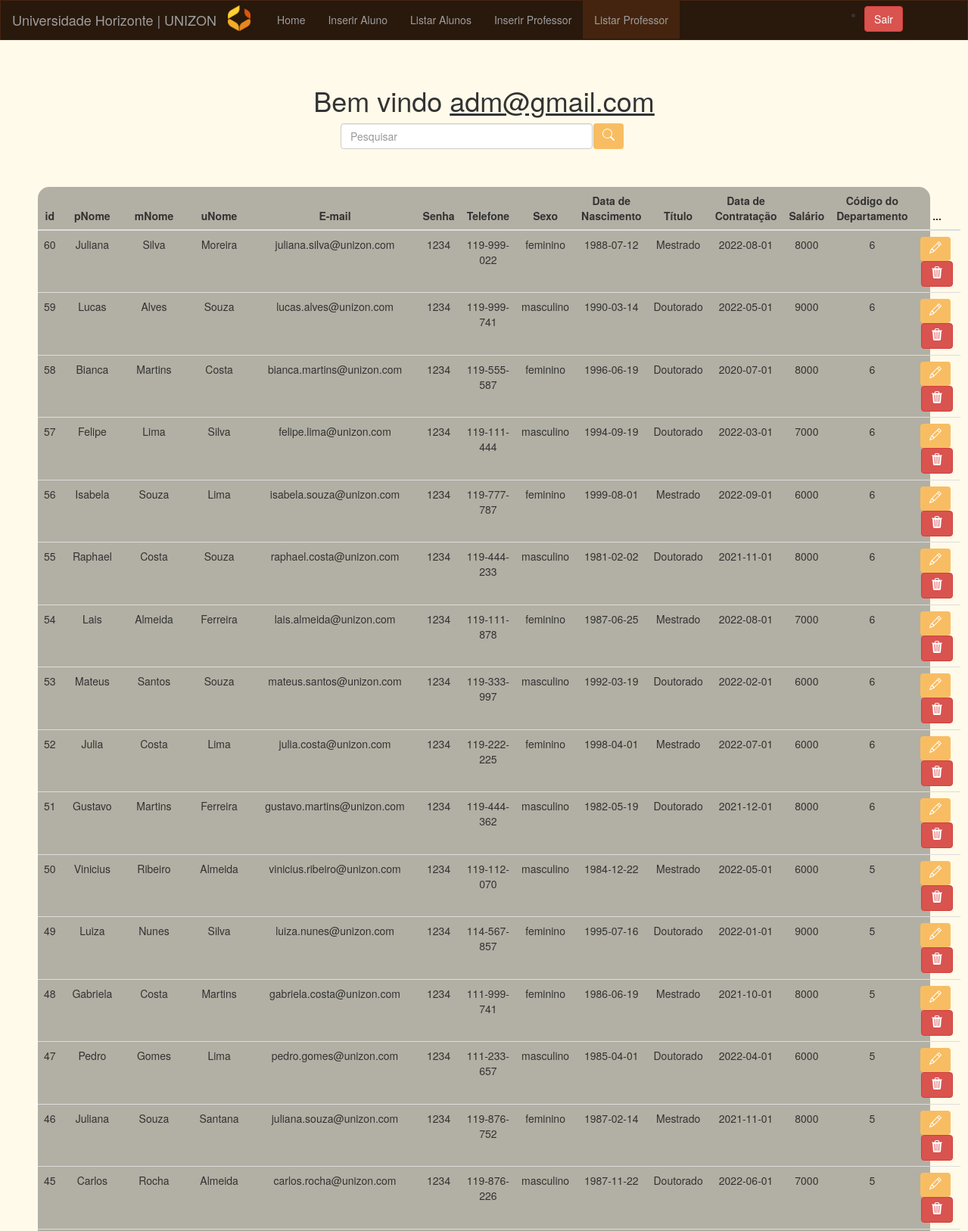
The app's page /listarProf.php (signed in, upper part) with its own data.
### tables this page shows
CREATE TABLE professor (
    id INT NOT NULL AUTO_INCREMENT,
    pNome VARCHAR(30) NOT NULL,
    mNome VARCHAR(30) NOT NULL,
    uNome VARCHAR(30) NOT NULL,
    dataNasc DATE NOT NULL,
    sexo VARCHAR (30) NOT NULL,
    email VARCHAR(50) NOT NULL,
    senha VARCHAR(50) NOT NULL, 
    telefone VARCHAR(12),
    titulo VARCHAR(10),
    dataContratacao DATE NOT NULL,
    salario FLOAT NOT NULL,
    codDep INT NOT NULL,
    FOREIGN KEY (codDep) REFERENCES departamento(codDep) ON UPDATE CASCADE ON DELETE CASCADE,
    PRIMARY KEY(id)
);

### listarProf.php (the view, shortened to what this page needs)
<?php
    include('config.php');
    $logado = $_SESSION['email'];
    if(!empty($_GET['search']))
    {
        $data = $_GET['search'];
        $sql = "SELECT * FROM professor WHERE id LIKE '%$data%' or pNome LIKE '%$data%' or mNome LIKE '%$data%' or uNome LIKE '%$data%' or dataNasc LIKE '%$data%' or sexo LIKE '%$data%' or email LIKE '%$data%' or telefone LIKE '%$data%' or titulo LIKE '%$data%' or dataContratacao LIKE '%$data%' or salario LIKE '%$data%' or codDep LIKE '%$data%' ORDER BY id DESC";
    }
    else
    {
        $sql = "SELECT * FROM professor ORDER BY id DESC";
    }
    $result = $conexao->query($sql);
?>
<!DOCTYPE html>
<html>
<head>
  <link rel="stylesheet" href="https://maxcdn.bootstrapcdn.com/bootstrap/3.3.7/css/bootstrap.min.css">
</head>
<body>
<nav class="navbar navbar-inverse">
         <div class="container-fluid">
            <div class="navbar-header">
               <img class="logo" src="icone.png">
               <a href="#" class="navbar-brand" href="#">Universidade Horizonte | UNIZON </a>
            </div>
            <div class="collapse navbar-collapse" id="mainNavBar">
               <ul class="nav navbar-nav">
                  <li><a href="homeADM.php">Home</a></li>
                  <li><a href="inserirAluno.php">Inserir Aluno</a></li>
                  <li ><a href="listarAlunos.php">Listar Alunos</a></li>
                  <li><a href="inserirProf.php">Inserir Professor</a></li>
                  <li class="ativo"><a href="listarProf.php">Listar Professor</a></li>
               </ul>
               <ul class="navbar-right d-flex">
                  <li><a href="sair.php" class="direita btn btn-danger ">Sair</a></li>
               </ul>
            </div>
         </div>
      </nav>
      <br>
      <?php
        echo "<h1>Bem vindo <u>$logado</u></h1>";
      ?>
    <div class="box-search">
            <input type="earch" class="form-control" placeholder="Pesquisar" id="pesquisar">
            <button onclick="searchData()" class="btn btn-primary">
            </button>
        </div>
        <div class="tabela">
                <table class="table">
                    <thead>
                        <tr>
                            <th scope="col">id</th>
                            <th scope="col">pNome</th>
                            <th scope="col">mNome</th>
                            <th scope="col">uNome</th>
                            <th scope="col">E-mail</th>
                            <th scope="col">Senha</th>
                            <th scope="col">Telefone</th>
                            <th scope="col">Sexo</th>
                            <th scope="col">Data de Nascimento</th>
                            <th scope="col">Título</th>
                            <th scope="col">Data de Contratação</th>
                            <th scope="col">Salário</th>
                            <th scope="col">Código do Departamento</th>
                            <th scope="col">...</th>
                        </tr>
                    </thead>
                    <tbody>
                        <?php
                            while($user_data = mysqli_fetch_assoc($result))
                            {
                                echo "<tr>";
                                echo "<td>".$user_data['id']."</td>";
                                echo "<td>".$user_data['pNome']."</td>";
                                echo "<td>".$user_data['mNome']."</td>";
                                echo "<td>".$user_data['uNome']."</td>";
                                echo "<td>".$user_data['email']."</td>";
                                echo "<td>".$user_data['senha']."</td>";
                                echo "<td>".$user_data['telefone']."</td>";
                                echo "<td>".$user_data['sexo']."</td>";
                                echo "<td>".$user_data['dataNasc']."</td>";
                                echo "<td>".$user_data['titulo']."</td>";
                                echo "<td>".$user_data['dataContratacao']."</td>";
                                echo "<td>".$user_data['salario']."</td>";
                                echo "<td>".$user_data['codDep']."</td>";
                                echo "<td>
                                    <a class='btn btn-primary' href='editProf.php?id=$user_data[id]'>
                                    <svg xmlns='http://www.w3.org/2000/svg' width='16' height='16' fill='currentColor' class='bi bi-pencil' viewBox='0 0 16 16'>
                                    <path d='M12.146.146a.5.5 0 0 1 .708 0l3 3a.5.5 0 0 1 0 .708l-10 10a.5.5 0 0 1-.168.11l-5 2a.5.5 0 0 1-.65-.65l2-5a.5.5 0 0 1 .11-.168l10-10zM11.207 2.5 13.5 4.793 14.793 3.5 12.5 1.207 11.207 2.5zm1.586 3L10.5 3.207 4 9.707V10h.5a.5.5 0 0 1 .5.5v.5h.5a.5.5 0 0 1 .5.5v.5h.293l6.5-6.5zm-9.761 5.175-.106.106-1.528 3.821 3.821-1.528.106-.106A.5.5 0 0 1 5 12.5V12h-.5a.5.5 0 0 1-.5-.5V11h-.5a.5.5 0 0 1-.468-.325z'/>
                                    </svg>
                                    <a class='btn btn-danger' href='deleteProf.php?id=$user_data[id]'>
                                    <svg xmlns='http://www.w3.org/2000/svg' width='16' height='16' fill='currentColor' class='bi bi-trash3-fill' viewBox='0 0 16 16'>
                                    <path d='M11 1.5v1h3.5a.5.5 0 0 1 0 1h-.538l-.853 10.66A2 2 0 0 1 11.115 16h-6.23a2 2 0 0 1-1.994-1.84L2.038 3.5H1.5a.5.5 0 0 1 0-1H5v-1A1.5 1.5 0 0 1 6.5 0h3A1.5 1.5 0 0 1 11 1.5Zm-5 0v1h4v-1a.5.5 0 0 0-.5-.5h-3a.5.5 0 0 0-.5.5ZM4.5 5.029l.5 8.5a.5.5 0 1 0 .998-.06l-.5-8.5a.5.5 0 1 0-.998.06Zm6.53-.528a.5.5 0 0 0-.528.47l-.5 8.5a.5.5 0 0 0 .998.058l.5-8.5a.5.5 0 0 0-.47-.528ZM8 4.5a.5.5 0 0 0-.5.5v8.5a.5.5 0 0 0 1 0V5a.5.5 0 0 0-.5-.5Z'/>
                                    </svg>
                                </td>";
                                echo "<tr>";
                            }
                        ?>
                    </tbody>
            </table>
        </div>
</body>
</html>

### listarProf.php (style rules this page uses)
body { text-align: center; background-color: #fffaea; }
.navbar { border-radius: 0%; background-color: #29180c; border-color: #44240e; }
.ativo { background-color: #44240e; }
.direita { margin-top: 7px; margin-right: 70px; }
.tabela { margin: 50px; background: rgba(0,0,0,0.3); border-radius: 15px 15px 0px 0px; }
.tabela th { text-align: center; }
.btn-primary { margin-right: 5px; background-color: #f8bd62; border: #f8bd62; }
.logo { width: 30px; margin-top: 6px; margin-right: 20px; }
.form-control { width: 26%; }
.box-search { display: flex; justify-content: center; gap: .1%; }

### records on screen
professor: id "60", pNome "Juliana", mNome "Silva", uNome "Moreira", email "juliana.silva@unizon.com", senha "1234", telefone "119-999-022", sexo "feminino", dataNasc "1988-07-12", titulo "Mestrado", dataContratacao "2022-08-01", salario "8000", codDep "6"
professor: id "59", pNome "Lucas", mNome "Alves", uNome "Souza", email "lucas.alves@unizon.com", senha "1234", telefone "119-999-741", sexo "masculino", dataNasc "1990-03-14", titulo "Doutorado", dataContratacao "2022-05-01", salario "9000", codDep "6"
professor: id "58", pNome "Bianca", mNome "Martins", uNome "Costa", email "bianca.martins@unizon.com", senha "1234", telefone "119-555-587", sexo "feminino", dataNasc "1996-06-19", titulo "Doutorado", dataContratacao "2020-07-01", salario "8000", codDep "6"
professor: id "57", pNome "Felipe", mNome "Lima", uNome "Silva", email "felipe.lima@unizon.com", senha "1234", telefone "119-111-444", sexo "masculino", dataNasc "1994-09-19", titulo "Doutorado", dataContratacao "2022-03-01", salario "7000", codDep "6"
professor: id "56", pNome "Isabela", mNome "Souza", uNome "Lima", email "isabela.souza@unizon.com", senha "1234", telefone "119-777-787", sexo "feminino", dataNasc "1999-08-01", titulo "Mestrado", dataContratacao "2022-09-01", salario "6000", codDep "6"
professor: id "55", pNome "Raphael", mNome "Costa", uNome "Souza", email "raphael.costa@unizon.com", senha "1234", telefone "119-444-233", sexo "masculino", dataNasc "1981-02-02", titulo "Doutorado", dataContratacao "2021-11-01", salario "8000", codDep "6"
professor: id "54", pNome "Lais", mNome "Almeida", uNome "Ferreira", email "lais.almeida@unizon.com", senha "1234", telefone "119-111-878", sexo "feminino", dataNasc "1987-06-25", titulo "Mestrado", dataContratacao "2022-08-01", salario "7000", codDep "6"
professor: id "53", pNome "Mateus", mNome "Santos", uNome "Souza", email "mateus.santos@unizon.com", senha "1234", telefone "119-333-997", sexo "masculino", dataNasc "1992-03-19", titulo "Doutorado", dataContratacao "2022-02-01", salario "6000", codDep "6"
professor: id "52", pNome "Julia", mNome "Costa", uNome "Lima", email "julia.costa@unizon.com", senha "1234", telefone "119-222-225", sexo "feminino", dataNasc "1998-04-01", titulo "Mestrado", dataContratacao "2022-07-01", salario "6000", codDep "6"
professor: id "51", pNome "Gustavo", mNome "Martins", uNome "Ferreira", email "gustavo.martins@unizon.com", senha "1234", telefone "119-444-362", sexo "masculino", dataNasc "1982-05-19", titulo "Doutorado", dataContratacao "2021-12-01", salario "8000", codDep "6"
professor: id "50", pNome "Vinicius", mNome "Ribeiro", uNome "Almeida", email "vinicius.ribeiro@unizon.com", senha "1234", telefone "119-112-070", sexo "masculino", dataNasc "1984-12-22", titulo "Mestrado", dataContratacao "2022-05-01", salario "6000", codDep "5"
professor: id "49", pNome "Luiza", mNome "Nunes", uNome "Silva", email "luiza.nunes@unizon.com", senha "1234", telefone "114-567-857", sexo "feminino", dataNasc "1995-07-16", titulo "Doutorado", dataContratacao "2022-01-01", salario "9000", codDep "5"
professor: id "48", pNome "Gabriela", mNome "Costa", uNome "Martins", email "gabriela.costa@unizon.com", senha "1234", telefone "111-999-741", sexo "feminino", dataNasc "1986-06-19", titulo "Mestrado", dataContratacao "2021-10-01", salario "8000", codDep "5"
professor: id "47", pNome "Pedro", mNome "Gomes", uNome "Lima", email "pedro.gomes@unizon.com", senha "1234", telefone "111-233-657", sexo "masculino", dataNasc "1985-04-01", titulo "Doutorado", dataContratacao "2022-04-01", salario "6000", codDep "5"
professor: id "46", pNome "Juliana", mNome "Souza", uNome "Santana", email "juliana.souza@unizon.com", senha "1234", telefone "119-876-752", sexo "feminino", dataNasc "1987-02-14", titulo "Mestrado", dataContratacao "2021-11-01", salario "8000", codDep "5"
professor: id "45", pNome "Carlos", mNome "Rocha", uNome "Almeida", email "carlos.rocha@unizon.com", senha "1234", telefone "119-876-226", sexo "masculino", dataNasc "1987-11-22", titulo "Doutorado", dataContratacao "2022-06-01", salario "7000", codDep "5"

### other values on screen
$logado "adm@gmail.com"
